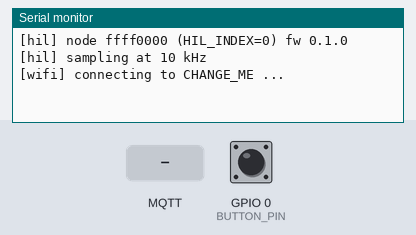
A program run on a simulated ESP32-S3. Parts: the last lines printed to the serial monitor. The inputs (shaded band) are chosen by the test bench; at power-on: GPIO 0 (BUTTON_PIN) HIGH. WiFi joins after 1.5 s; servers stay silent unless stated; no MQTT or app messages arrive unless stated.

Above: at 1.4 s.
1.5 s: GPIO 0 (BUTTON_PIN) pulled LOW for 0.15 s
At 1.66 s:
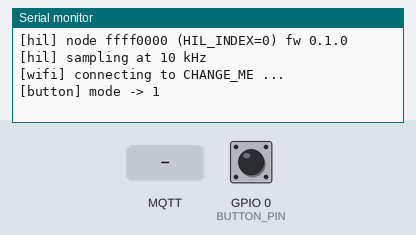
3.2 s: MQTT message "0" arrives on the first subscribed topic
At 4.4 s:
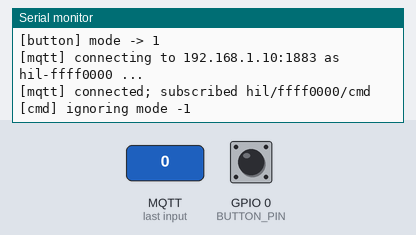
4.7 s: GPIO 0 (BUTTON_PIN) pulled LOW for 1 s
At 5.8 s:
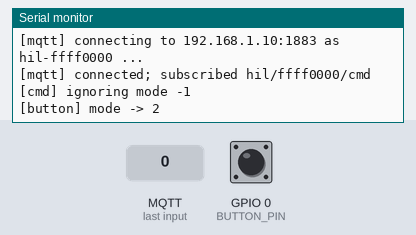

The program:

main.cpp
```cpp
// Cockroach Internet -- HIL node firmware (ESP32-S3-DevKitC-1)
//
// * 10 kHz hardware timer ISR renders the spike-train template into a double
//   buffer of 1000-sample (100 ms) HilRawFrames (proto/WIRE.md section 4.1).
// * loop() publishes each finished frame to  hil/{node_hex}/raw  (QoS 0),
//   a retained JSON status to  hil/{node_hex}/status  every 2 s, and applies
//   {"mode":u8,"intensity":f} commands from  hil/{node_hex}/cmd.
// * BOOT button (GPIO0) cycles baseline -> toxin -> drug -> radiation.
//
// Build flags (platformio.ini / secrets.ini): WIFI_SSID WIFI_PASS MQTT_HOST
// MQTT_PORT HIL_INDEX FW_VERSION.
#include <Arduino.h>
#include <ArduinoJson.h>
#include <PubSubClient.h>
#include <WiFi.h>
#include <esp_timer.h>

#include "hil_frame.h"
#include "playback.h"

#ifndef HIL_INDEX
#define HIL_INDEX 0
#endif
#ifndef FW_VERSION
#define FW_VERSION "0.1.0"
#endif
#ifndef MQTT_PORT
#define MQTT_PORT 1883
#endif

namespace {

constexpr uint32_t NODE_ID          = 0xFFFF0000u + (uint32_t)HIL_INDEX;
constexpr uint8_t  BUTTON_PIN       = 0;        // BOOT button, active low
constexpr uint32_t STATUS_PERIOD_MS = 2000;
constexpr uint32_t UPDATE_PERIOD_MS = 100;
constexpr uint32_t BUTTON_DEBOUNCE_MS = 60;
constexpr uint16_t MQTT_BUFFER_BYTES  = 2304;   // >= 2032-byte frame + MQTT overhead

char g_node_hex[9];
char g_topic_raw[32];
char g_topic_status[32];
char g_topic_cmd[32];
char g_client_id[24];

WiFiClient   g_tcp;
PubSubClient g_mqtt(g_tcp);
hil::Playback g_playback;

// ---- double buffer shared with the ISR --------------------------------------
hil::RawFrame g_frames[2];
volatile uint8_t  g_fill_buf  = 0;
volatile uint16_t g_fill_idx  = 0;
volatile bool     g_ready     = false;
volatile uint8_t  g_ready_buf = 0;
volatile uint32_t g_overruns  = 0;  // frames completed before the previous was published

hw_timer_t* g_timer = nullptr;

uint32_t g_seq = 0;
uint32_t g_frames_sent = 0;
uint32_t g_last_status_ms = 0;
uint32_t g_last_update_ms = 0;
uint32_t g_last_wifi_try_ms = 0;
uint32_t g_last_mqtt_try_ms = 0;
uint32_t g_button_change_ms = 0;
bool     g_button_last = true;   // pulled up

void IRAM_ATTR on_tick() {
  hil::RawFrame& f = g_frames[g_fill_buf];
  uint16_t i = g_fill_idx;
  if (i == 0) f.hdr.ts_us = (uint64_t)esp_timer_get_time();
  f.samples[i] = g_playback.next_sample();
  if (++i >= hil::FRAME_SAMPLES) {
    i = 0;
    if (g_ready) g_overruns = g_overruns + 1;
    g_ready_buf = g_fill_buf;
    g_ready = true;
    g_fill_buf = g_fill_buf ^ 1;
  }
  g_fill_idx = i;
}

void start_sampling() {
#if defined(ESP_ARDUINO_VERSION_MAJOR) && ESP_ARDUINO_VERSION_MAJOR >= 3
  g_timer = timerBegin(1000000);                    // 1 MHz tick
  timerAttachInterrupt(g_timer, &on_tick);
  timerAlarm(g_timer, 1000000 / hil::SAMPLE_RATE_HZ, true, 0);
#else
  g_timer = timerBegin(0, 80, true);                // 80 MHz APB / 80 = 1 MHz
  timerAttachInterrupt(g_timer, &on_tick, true);
  timerAlarmWrite(g_timer, 1000000 / hil::SAMPLE_RATE_HZ, true);
  timerAlarmEnable(g_timer);
#endif
}

// ---- connectivity ----------------------------------------------------------
void ensure_wifi() {
  if (WiFi.status() == WL_CONNECTED) return;
  const uint32_t now = millis();
  if (now - g_last_wifi_try_ms < 5000 && g_last_wifi_try_ms != 0) return;
  g_last_wifi_try_ms = now;
  Serial.printf("[wifi] connecting to %s ...\n", WIFI_SSID);
  WiFi.disconnect(false);
  WiFi.begin(WIFI_SSID, WIFI_PASS);
}

void on_mqtt_message(char* topic, byte* payload, unsigned int len) {
  if (strcmp(topic, g_topic_cmd) != 0) return;
  JsonDocument doc;
  DeserializationError err = deserializeJson(doc, payload, len);
  if (err) {
    Serial.printf("[cmd] bad JSON: %s\n", err.c_str());
    return;
  }
  int mode = doc["mode"] | -1;
  float intensity = doc["intensity"] | 1.0f;
  if (mode < 0 || mode > 3) {
    Serial.printf("[cmd] ignoring mode %d\n", mode);
    return;
  }
  g_playback.set_mode((hil::Mode)mode, intensity);
  Serial.printf("[cmd] mode=%d intensity=%.2f\n", mode, intensity);
}

bool ensure_mqtt() {
  if (WiFi.status() != WL_CONNECTED) return false;
  if (g_mqtt.connected()) return true;
  const uint32_t now = millis();
  if (now - g_last_mqtt_try_ms < 2000 && g_last_mqtt_try_ms != 0) return false;
  g_last_mqtt_try_ms = now;
  Serial.printf("[mqtt] connecting to %s:%d as %s ...\n", MQTT_HOST, (int)MQTT_PORT, g_client_id);
  if (g_mqtt.connect(g_client_id)) {
    g_mqtt.subscribe(g_topic_cmd, 1);
    Serial.printf("[mqtt] connected; subscribed %s\n", g_topic_cmd);
    g_last_status_ms = 0;  // publish status right away
    return true;
  }
  Serial.printf("[mqtt] failed, rc=%d\n", g_mqtt.state());
  return false;
}

void publish_status() {
  char buf[192];
  const int n = snprintf(buf, sizeof(buf),
      "{\"node_id\":%lu,\"mode\":%u,\"uptime_s\":%lu,\"rssi\":%d,\"fw\":\"%s\",\"ip\":\"%s\","
      "\"intensity\":%.2f,\"severity\":%.2f,\"frames\":%lu,\"overruns\":%lu}",
      (unsigned long)NODE_ID, (unsigned)g_playback.mode(), (unsigned long)(millis() / 1000),
      (int)WiFi.RSSI(), FW_VERSION, WiFi.localIP().toString().c_str(),
      g_playback.intensity(), g_playback.pathology().severity,
      (unsigned long)g_frames_sent, (unsigned long)g_overruns);
  if (n > 0) g_mqtt.publish(g_topic_status, (const uint8_t*)buf, (unsigned)n, /*retained=*/true);
}

void publish_frame(uint8_t idx) {
  hil::RawFrame& f = g_frames[idx];
  memcpy(f.hdr.magic, "HILR", 4);
  f.hdr.version        = hil::FRAME_VERSION;
  f.hdr.mode           = (uint8_t)g_playback.mode();
  f.hdr.reserved0      = 0;
  f.hdr.node_id        = NODE_ID;
  f.hdr.seq            = g_seq++;
  f.hdr.sample_rate_hz = hil::SAMPLE_RATE_HZ;
  f.hdr.n_samples      = hil::FRAME_SAMPLES;
  f.hdr.reserved1      = 0;
  if (g_mqtt.connected()) {
    if (g_mqtt.publish(g_topic_raw, (const uint8_t*)&f, sizeof(f), false)) g_frames_sent++;
  }
}

void poll_button() {
  const bool pressed = digitalRead(BUTTON_PIN) == LOW;
  const uint32_t now = millis();
  if (pressed == !g_button_last) return;  // no edge
  if (now - g_button_change_ms < BUTTON_DEBOUNCE_MS) return;
  g_button_change_ms = now;
  g_button_last = !pressed;
  if (pressed) {
    const hil::Mode m = hil::next_mode(g_playback.mode());
    g_playback.set_mode(m, hil::BUTTON_INTENSITY);
    Serial.printf("[button] mode -> %u\n", (unsigned)m);
    g_last_status_ms = 0;  // announce immediately
  }
}

}  // namespace

void setup() {
  Serial.begin(115200);
  delay(200);
  snprintf(g_node_hex, sizeof(g_node_hex), "%08lx", (unsigned long)NODE_ID);
  snprintf(g_topic_raw, sizeof(g_topic_raw), "hil/%s/raw", g_node_hex);
  snprintf(g_topic_status, sizeof(g_topic_status), "hil/%s/status", g_node_hex);
  snprintf(g_topic_cmd, sizeof(g_topic_cmd), "hil/%s/cmd", g_node_hex);
  snprintf(g_client_id, sizeof(g_client_id), "hil-%s", g_node_hex);
  Serial.printf("\n[hil] node %s (HIL_INDEX=%d) fw %s\n", g_node_hex, (int)HIL_INDEX, FW_VERSION);

  pinMode(BUTTON_PIN, INPUT_PULLUP);

  uint32_t seed = (uint32_t)ESP.getEfuseMac() ^ 0xA5A5A5A5u ^ (uint32_t)HIL_INDEX;
  g_playback.begin(seed);

  WiFi.mode(WIFI_STA);
  WiFi.setSleep(false);  // lower latency / jitter for the 10 Hz stream
  WiFi.setHostname(g_client_id);

  g_mqtt.setServer(MQTT_HOST, MQTT_PORT);
  g_mqtt.setBufferSize(MQTT_BUFFER_BYTES);
  g_mqtt.setKeepAlive(15);
  g_mqtt.setSocketTimeout(2);
  g_mqtt.setCallback(on_mqtt_message);

  start_sampling();
  Serial.println("[hil] sampling at 10 kHz");
}

void loop() {
  const uint32_t now = millis();

  ensure_wifi();
  if (ensure_mqtt()) g_mqtt.loop();

  poll_button();

  if (now - g_last_update_ms >= UPDATE_PERIOD_MS) {
    const float dt = (g_last_update_ms == 0) ? 0.f : (now - g_last_update_ms) * 1e-3f;
    g_last_update_ms = now;
    g_playback.update(dt);
  }

  if (g_ready) {
    const uint8_t idx = g_ready_buf;
    g_ready = false;
    publish_frame(idx);
  }

  if (g_mqtt.connected() && (g_last_status_ms == 0 || now - g_last_status_ms >= STATUS_PERIOD_MS)) {
    g_last_status_ms = now;
    publish_status();
  }
}
```

hil_frame.h
```cpp
// HilRawFrame -- proto/WIRE.md section 4.1 (little-endian, 32-byte header).
#pragma once
#include <stdint.h>

namespace hil {

constexpr uint32_t SAMPLE_RATE_HZ = 10000;
constexpr uint16_t FRAME_SAMPLES  = 1000;  // 100 ms
constexpr uint8_t  FRAME_VERSION  = 1;

struct __attribute__((packed)) RawHeader {
  char     magic[4];        // "HILR"
  uint8_t  version;         // 1
  uint8_t  mode;            // WIRE section 2
  uint16_t reserved0;
  uint32_t node_id;
  uint32_t seq;
  uint64_t ts_us;           // device micros since boot
  uint32_t sample_rate_hz;  // 10000
  uint16_t n_samples;       // 1000
  uint16_t reserved1;
};
static_assert(sizeof(RawHeader) == 32, "HilRawFrame header must be 32 bytes");

struct __attribute__((packed, aligned(8))) RawFrame {
  RawHeader hdr;
  int16_t   samples[FRAME_SAMPLES];
};
static_assert(sizeof(RawFrame) == 2032, "100 ms @ 10 kHz frame must be 2032 bytes");

}  // namespace hil
```

template.h
```cpp
// GENERATED FILE -- do not edit. Regenerate with:
//   python firmware/hil-node/tools/make_template.py
// Generated 2026-09-09 07:33Z
// Source: PLACEHOLDER synthetic gamma-renewal (shape 2.0, 20 Hz, 2 ms refractory, seed 42). WS-C replaces this with a CRCNS/Zenodo segment via --spikes/--wave.
//
// Spike-train template for the HIL playback engine (see playback.h).
// Units: samples @ TPL_RATE_HZ; amplitudes in 0.1 uV (value/10 = uV).
#pragma once
#include <stdint.h>

#define TPL_RATE_HZ    10000
#define TPL_LEN        100000      // loop length in samples (10.0 s)
#define TPL_WAVE_N     16
#define TPL_N_SPIKES   191
#define TPL_NOISE_RMS  45          // pink-noise RMS, 0.1 uV units
#define TPL_MEAN_RATE_HZ 19.10f
#define TPL_SEED       42

// Biphasic spike waveform, 0.1 uV units, 1.6 ms.
static const int16_t TPL_WAVE[16] = {
    0, -48, -301, -864, -1200, -764, -93, 272, 418, 480, 480, 423, 328, 225, 136, 74
};

// Spike onset sample indices, sorted, all < TPL_LEN - TPL_WAVE_N.
static const uint32_t TPL_SPIKE_T[191] = {
    814, 1515, 1976, 2390, 3149, 3590, 4173, 4719, 5477, 5843, 6774, 7075,
    7684, 8246, 8527, 9170, 9556, 9771, 10468, 10624, 10871, 11328, 12084, 12753,
    13269, 13386, 13678, 14018, 14226, 14318, 14790, 15474, 15795, 16544, 16685, 16882,
    17348, 17650, 18297, 18875, 19193, 19345, 19637, 20225, 20889, 21191, 21283, 21417,
    21974, 22288, 22608, 22803, 22995, 23736, 24306, 24568, 25011, 25508, 26658, 26837,
    27329, 28068, 29134, 29387, 29698, 30348, 30464, 30989, 32401, 32964, 33020, 33238,
    33496, 34346, 34719, 34812, 35216, 35677, 35962, 36151, 37659, 38399, 39183, 39556,
    39806, 40101, 40241, 41377, 41761, 42738, 43043, 43612, 44091, 44219, 45446, 45759,
    45925, 46579, 46997, 47531, 47980, 48042, 48253, 48458, 49234, 49664, 50255, 50582,
    51193, 51567, 51922, 52399, 52847, 54664, 54874, 54990, 55516, 55750, 55806, 55978,
    57549, 57754, 57839, 59348, 59516, 61680, 61996, 63226, 63575, 64145, 64525, 64876,
    65372, 65957, 66427, 66864, 67099, 67490, 68622, 68849, 69356, 70270, 70858, 71640,
    71805, 72312, 72648, 72995, 74066, 74417, 74936, 75022, 76251, 77003, 77404, 77729,
    78358, 79265, 80505, 81240, 81681, 82493, 83208, 83650, 84351, 85042, 85442, 85722,
    86374, 86555, 86704, 87229, 87868, 88390, 88953, 89585, 90659, 91403, 92132, 92628,
    93138, 93514, 94065, 94238, 95315, 95531, 96274, 97263, 98004, 99666, 99731
};

// Per-spike amplitude scale, 128 == 1.0.
static const uint8_t TPL_SPIKE_AMP[191] = {
    111, 137, 99, 135, 130, 125, 158, 116, 168, 124, 103, 129, 107, 114, 136, 139, 116, 147, 150, 156, 138, 154, 92, 122,
    111, 130, 117, 125, 164, 125, 136, 124, 129, 128, 137, 150, 160, 134, 139, 106, 126, 146, 145, 132, 145, 137, 151, 134,
    121, 134, 72, 135, 58, 95, 137, 137, 106, 114, 154, 119, 171, 128, 136, 159, 131, 109, 126, 127, 102, 123, 114, 146,
    129, 123, 126, 132, 140, 109, 108, 149, 120, 101, 137, 137, 99, 132, 142, 135, 140, 101, 134, 122, 119, 145, 156, 162,
    153, 126, 135, 143, 130, 131, 144, 127, 114, 120, 140, 128, 135, 141, 121, 143, 135, 104, 156, 118, 96, 108, 108, 129,
    123, 122, 140, 135, 134, 136, 140, 88, 121, 86, 129, 128, 148, 151, 132, 118, 137, 118, 128, 147, 117, 143, 141, 110,
    147, 141, 130, 113, 112, 118, 138, 110, 136, 104, 124, 130, 175, 102, 156, 131, 136, 130, 137, 125, 156, 119, 150, 116,
    127, 107, 137, 156, 127, 124, 107, 124, 97, 110, 132, 153, 182, 117, 156, 133, 125, 136, 129, 130, 120, 101, 98
};
```

playback.h
```cpp
// Playback engine for the HIL node: replays the spike-train template in
// include/template.h at 10 kHz and applies the intervention modes of
// proto/WIRE.md section 8:
//
//   baseline  : template as recorded; any residual pathology fades slowly
//   toxin     : severity ramps up to `intensity` over TOXIN_RAMP_S; spikes are
//               dropped with p = severity and amplitude scales 1 - 0.7*severity
//   drug      : severity ramps back toward 0 at a rate ~ intensity
//   radiation : RADIATION_BURST_S of high-rate extra spikes, then noisy
//               suppression (noise x(1+3*intensity), severity -> 0.6*intensity)
//
// The pure functions (step_pathology / compute_effects / next_mode) carry the
// semantics and are unit-tested natively (test/test_playback). `Playback`
// wraps them with an ISR-safe, integer-only sample generator.
#pragma once
#include <stdint.h>

#ifdef ARDUINO
#include <Arduino.h>   // IRAM_ATTR
#else
#ifndef IRAM_ATTR
#define IRAM_ATTR
#endif
#endif

namespace hil {

enum Mode : uint8_t { MODE_BASELINE = 0, MODE_TOXIN = 1, MODE_DRUG = 2, MODE_RADIATION = 3 };

constexpr float TOXIN_RAMP_S      = 20.0f;  // toxin: time to reach full `intensity`
constexpr float DRUG_RECOVERY_S   = 15.0f;  // drug @ intensity 1: time to clear severity 1
constexpr float BASELINE_FADE_S   = 60.0f;  // baseline: natural recovery of severity 1
constexpr float RADIATION_BURST_S = 2.0f;
constexpr float RADIATION_RAMP_S  = 5.0f;   // post-burst suppression ramp
constexpr float BUTTON_INTENSITY  = 0.8f;   // intensity used when the BOOT button cycles modes

/// Slowly varying state that persists across mode changes.
struct Pathology {
  float severity;     // 0 = healthy .. 1 = fully silenced
  float t_in_mode_s;  // time since the last set_mode()
};

/// Instantaneous playback parameters.
struct Effects {
  float drop_prob;      // probability that a template spike is skipped, 0..1
  float amp_gain;       // spike amplitude multiplier
  float noise_gain;     // pink-noise multiplier
  float extra_rate_hz;  // extra Poisson spikes (radiation burst)
};

Mode      next_mode(Mode m);
Pathology step_pathology(Pathology p, Mode mode, float intensity, float dt_s);
Effects   compute_effects(const Pathology& p, Mode mode, float intensity);

/// Fixed-point view of `Effects` consumed by the ISR.
struct EffectsQ {
  uint32_t drop_q16;        // drop if (rng & 0xFFFF) < drop_q16
  uint32_t amp_q8;          // amplitude gain, 256 = 1.0
  uint32_t noise_scale_q16; // pink sum -> 0.1 uV, includes noise_gain
  uint32_t extra_p_q32;     // per-sample probability of an extra spike, 2^32 = 1.0
};
EffectsQ quantize(const Effects& e, uint32_t sample_rate_hz, int32_t noise_rms_lsb);

class Playback {
 public:
  void begin(uint32_t seed = 0x9E3779B9u);
  /// Set mode + intensity (0..1). Called from loop() / MQTT cmd / button.
  void set_mode(Mode m, float intensity);
  /// Advance pathology by dt and refresh the ISR parameters. Call from loop().
  void update(float dt_s);
  /// One 10 kHz sample in 0.1 uV. ISR-safe: RAM-only, integer math.
  int16_t IRAM_ATTR next_sample();

  Mode      mode() const { return mode_; }
  float     intensity() const { return intensity_; }
  Pathology pathology() const { return path_; }
  Effects   effects() const { return eff_; }
  uint32_t  spikes_emitted() const { return spikes_emitted_; }
  uint32_t  spikes_dropped() const { return spikes_dropped_; }

 private:
  static constexpr int kSlots = 4;
  static constexpr int kPinkRows = 12;
  struct Slot { uint16_t pos; uint16_t amp_q7; bool active; };

  uint32_t IRAM_ATTR rng();
  int32_t  IRAM_ATTR pink();
  void     IRAM_ATTR start_spike(uint32_t amp_q7);

  // control-plane state (loop context)
  Mode      mode_ = MODE_BASELINE;
  float     intensity_ = 0.0f;
  Pathology path_{0.0f, 0.0f};
  Effects   eff_{0.0f, 1.0f, 1.0f, 0.0f};

  // ISR state (RAM only)
  volatile EffectsQ q_{};
  uint32_t pos_ = 0;
  uint32_t next_spike_ = 0;
  uint32_t rng_state_ = 1;
  Slot     slots_[kSlots] = {};
  int32_t  pink_rows_[kPinkRows] = {};
  int32_t  pink_sum_ = 0;
  uint32_t pink_ctr_ = 0;
  volatile uint32_t spikes_emitted_ = 0;
  volatile uint32_t spikes_dropped_ = 0;
};

}  // namespace hil
```

Source omitted: playback.cpp (6600 bytes)

Measured:
- after the input at 1.5 s, the serial monitor: prints a new line at once (image 1)
- after the input at 3.2 s, the serial monitor: prints a new line at once (image 2)
- after the input at 4.7 s, the serial monitor: prints a new line at once (image 3)
